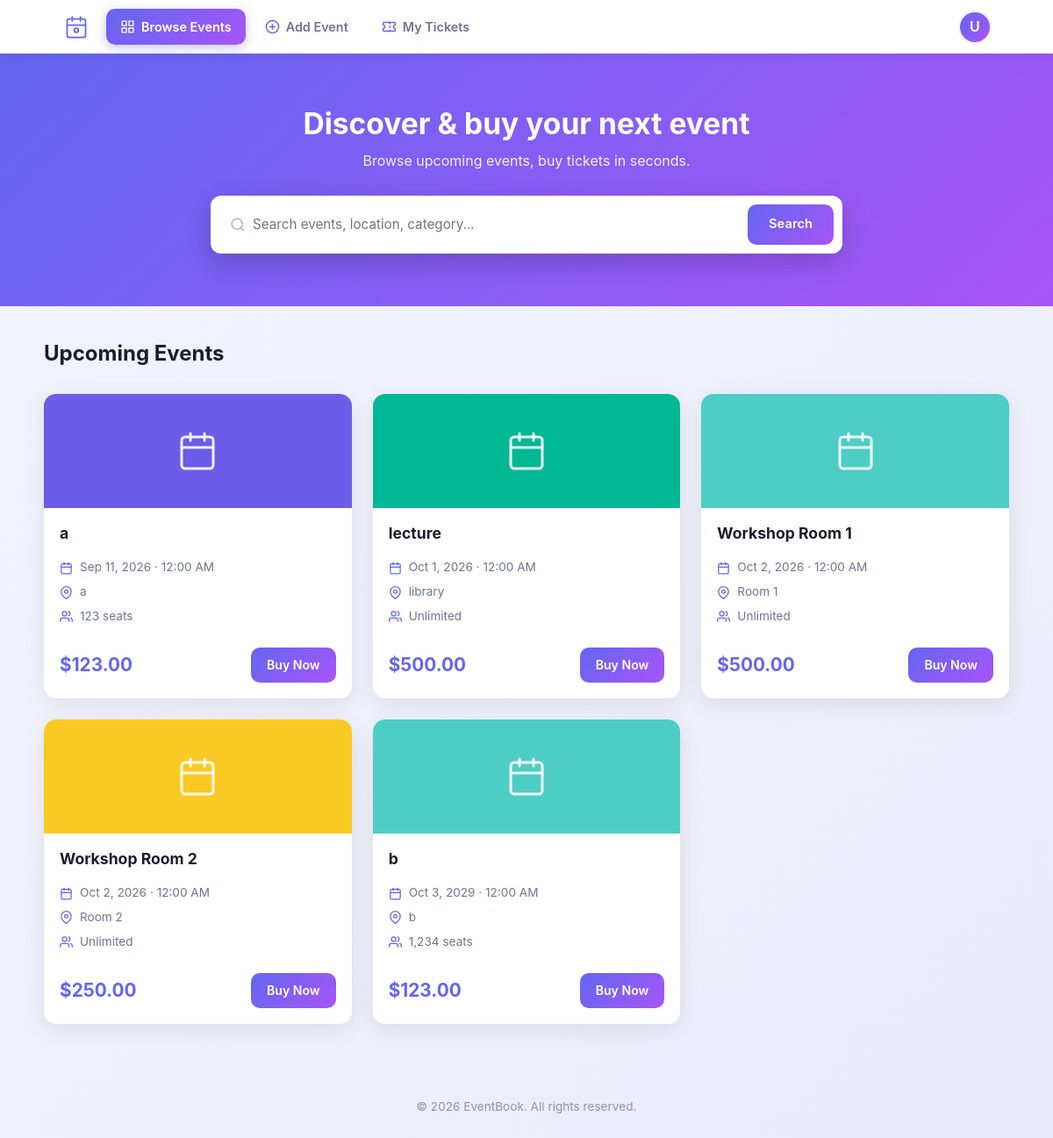
/index.php/event, run on the app's committed database.
### tables this page shows
CREATE TABLE `events`  (
  `event_id` int NOT NULL AUTO_INCREMENT,
  `event_name` varchar(255) NOT NULL,
  `event_location` varchar(255) NOT NULL,
  `event_start_date` datetime NOT NULL,
  `event_end_date` datetime NULL DEFAULT NULL,
  `event_amount` int NOT NULL DEFAULT 0,
  `event_required` int NULL DEFAULT NULL,
  `event_description` text NULL,
  PRIMARY KEY (`event_id`) USING BTREE
);

### application/core/MY_Controller.php (called while the page is built, shortened)
<?php
class MY_Controller extends CI_Controller {
	protected $global = array();
	public function __construct()
	{
		$this->load->library('session');
		$this->global = array(
			'isNavbar'  => FALSE,
			'isFooter'  => FALSE,
			'pageTitle' => 'EventBook',
			'bodyClass' => '',
			'activeNav' => 'browse'
		);
	}
	protected function _render($view, $data = array())
	{
		$data = $data + $this->_session_user_data();
		$data['pageTitle']  = isset($data['pageTitle'])  ? $data['pageTitle']  : 'EventBook';
		$data['isNavbar']   = isset($data['isNavbar'])   ? $data['isNavbar']   : FALSE;
		$data['bodyClass']  = isset($data['bodyClass'])  ? $data['bodyClass']  : '';
		$data['activeNav']  = isset($data['activeNav'])  ? $data['activeNav']  : 'browse';
		$data['initial']    = isset($data['initial'])    ? $data['initial']    : 'U';
		$data['userName']   = isset($data['userName'])   ? $data['userName']   : 'User';
		$data['userEmail']  = isset($data['userEmail'])  ? $data['userEmail']  : '';
		$data['userRole']   = isset($data['userRole'])   ? $data['userRole']   : 0;
		$this->load->view('includes/header', $this->global + $data);
		$this->load->view($view, $data);
		$this->load->view('includes/footer', $this->global + $data);
	}
	protected function _session_user_data($user = NULL)
	{
		if ($user !== NULL) {
			$firstName = $user->first_name;
			$lastName  = $user->last_name;
			$email     = $user->email;
			$phone     = $user->phone;
		} else {
			$firstName = $this->session->userdata('first_name') ?: '';
			$lastName  = $this->session->userdata('last_name') ?: '';
			$email     = $this->session->userdata('email') ?: '';
			$phone     = $this->session->userdata('phone') ?: '';
		}
		$userName = $firstName ?: ($email ?: 'User');
		$role = (int) $this->session->userdata('r_id');
		return array(
			'userName'        => $userName,
			'initial'         => strtoupper(mb_substr($userName, 0, 1)),
			'firstName'       => $firstName,
			'lastName'        => $lastName,
			'userEmail'       => $email,
			'userPhone'       => $phone,
			'userRole'        => $role,
			'userPhoto'       => $this->session->userdata('photo') ?: '',
			'userInstitution' => $this->session->userdata('institution') ?: ''
		);
	}
}

### application/controllers/Event.php (called while the page is built, shortened)
<?php
class Event extends MY_Controller {
	public function index()
	{
		$palette = array('#ff6b6b', '#4ecdc4', '#f9ca24', '#6c5ce7', '#00b894', '#fd79a8');
		$events = array();
		foreach ($this->Event_model->get_events() as $row) {
			$price = $row['event_price'] !== NULL ? $row['event_price'] : 0;
			$events[] = array(
				'id'       => $row['event_id'],
				'title'    => $row['event_name'],
				'date'     => date('M j, Y', strtotime($row['event_start_date'])),
				'time'     => date('g:i A', strtotime($row['event_start_date'])),
				'location' => $row['event_location'],
				'price'    => $price,
				'capacity' => $row['event_amount'] > 0 ? number_format(intval($row['event_amount'])) : 'Unlimited',
				'color'    => $palette[array_rand($palette)]
			);
		}
		$data = array(
			'events' => $events,
			'pageScripts' => array(
				'<script>console.log(\'events pulled:\', ' . json_encode($events, JSON_UNESCAPED_UNICODE | JSON_UNESCAPED_SLASHES) . ');</script>'
			)
		);
		$this->_render('home/index', $data);
	}
}

### index.php (called while the page is built, shortened)
<?php
require_once BASEPATH.'core/CodeIgniter.php';

### application/models/Event_model.php (called while the page is built, shortened)
<?php
class Event_model extends CI_Model {
	public function get_events()
	{
		$this->db->select('e.event_id, e.event_name, e.event_location, e.event_start_date, e.event_end_date, e.event_amount, e.event_required, e.event_description, MIN(CASE WHEN t.role_id = 1 OR t.role_id IS NULL THEN t.ticket_price END) AS event_price', FALSE);
		$this->db->from('events AS e');
		$this->db->join('tickets AS t', 't.event_id = e.event_id', 'left');
		$this->db->group_by('e.event_id');
		$this->db->order_by('e.event_start_date', 'ASC');
		$query = $this->db->get();
		return $query->result_array();
	}
}

### application/views/home/index.php (the view, shortened to what this page needs)
<header class="home-hero">
    <div class="home-hero-inner">
        <h1>Discover & buy your next event</h1>
        <p>Browse upcoming events, buy tickets in seconds.</p>
        <form id="searchForm" class="home-search" onsubmit="return false;">
            <div class="search-field">
                <svg xmlns="http://www.w3.org/2000/svg" width="18" height="18" viewBox="0 0 24 24" fill="none" stroke="currentColor" stroke-width="2" stroke-linecap="round" stroke-linejoin="round" class="search-icon">
                    <circle cx="11" cy="11" r="8"></circle>
                    <line x1="21" y1="21" x2="16.65" y2="16.65"></line>
                </svg>
                <input type="text" id="searchInput" placeholder="Search events, location, category...">
            </div>
            <button type="button" class="btn-login home-btn-search" id="btnSearch">Search</button>
        </form>
    </div>
</header>
<main class="home-main" id="events">
    <div class="home-main-inner">
        <div class="section-head">
            <h2>Upcoming Events</h2>
        </div>
        <div class="events-grid" id="eventsGrid">
            <?php foreach ($events as $event): ?>
                <article class="event-card"
                     data-title="<?php echo $event['title']; ?>"
                     data-location="<?php echo $event['location']; ?>">
                    <div class="event-card-banner" style="background: <?php echo $event['color']; ?>;">
                        <svg xmlns="http://www.w3.org/2000/svg" width="48" height="48" viewBox="0 0 24 24" fill="none" stroke="currentColor" stroke-width="1.5" stroke-linecap="round" stroke-linejoin="round" class="event-banner-icon">
                            <path d="M8 2v4M16 2v4M3 10h18"></path>
                            <rect x="3" y="4" width="18" height="18" rx="2" ry="2"></rect>
                        </svg>
                    </div>
                    <div class="event-card-body">
                        <h3 class="event-title"><?php echo $event['title']; ?></h3>
                        <ul class="event-meta">
                            <li>
                                <?php echo $event['date'] . ' &middot; ' . $event['time']; ?>
                            </li>
                            <li>
                                <svg xmlns="http://www.w3.org/2000/svg" width="15" height="15" viewBox="0 0 24 24" fill="none" stroke="currentColor" stroke-width="2" stroke-linecap="round" stroke-linejoin="round"><path d="M21 10c0 7-9 13-9 13s-9-6-9-13a9 9 0 0 1 18 0z"></path><circle cx="12" cy="10" r="3"></circle></svg>
                                <?php echo $event['location']; ?>
                            </li>
                            <li>
                                <?php echo $event['capacity']; ?><?php echo ($event['capacity'] !== 'Unlimited') ? ' seats' : ''; ?>
                            </li>
                        </ul>
                        <div class="event-card-footer">
                            <span class="event-price">$<?php echo number_format($event['price'], 2); ?></span>
                            <button type="button" class="btn-login event-book-btn"
                                    data-id="<?php echo $event['id']; ?>"
                                    data-title="<?php echo $event['title']; ?>"
                                    data-date="<?php echo $event['date']; ?>"
                                    data-time="<?php echo $event['time']; ?>"
                                    data-location="<?php echo $event['location']; ?>"
                                    data-price="<?php echo $event['price']; ?>">Buy Now</button>
                        </div>
                    </div>
                </article>
            <?php endforeach; ?>
        </div>
    </div>
</main>

### application/views/includes/header.php (shortened to what this page needs)
<!DOCTYPE html>
<html lang="en">
<head>
    <link rel="stylesheet" href="<?php echo base_url('assets/css/bootstrap/bootstrap.min.css'); ?>">
    <link rel="stylesheet" href="<?php echo base_url('assets/css/styles.css'); ?>">
</head>
<body class="<?php echo $bodyClass; ?>">
    <?php if ($isNavbar): ?>
    <nav class="home-navbar">
        <div class="home-navbar-inner">
            <button type="button" class="home-menu-toggle" id="menuToggle" aria-label="Toggle menu" aria-expanded="false">
            </button>
            <div class="home-nav-links" id="homeNavLinks">
                <a href="<?php echo ($activeNav === 'browse') ? '#events' : base_url('event#events'); ?>" class="nav-link<?php echo ($activeNav === 'browse') ? ' active' : ''; ?>">
                    Browse Events
                </a>
                <?php if ($userRole === 0 || $userRole === 4): ?>
                <a href="<?php echo base_url('event/add_event'); ?>" class="nav-link<?php echo ($activeNav === 'add') ? ' active' : ''; ?>">
                    <svg xmlns="http://www.w3.org/2000/svg" width="17" height="17" viewBox="0 0 24 24" fill="none" stroke="currentColor" stroke-width="2" stroke-linecap="round" stroke-linejoin="round"><circle cx="12" cy="12" r="10"></circle><line x1="12" y1="8" x2="12" y2="16"></line><line x1="8" y1="12" x2="16" y2="12"></line></svg>
                    Add Event
                </a>
                <?php endif; ?>
                <a href="<?php echo base_url('buying/my_tickets'); ?>" class="nav-link<?php echo ($activeNav === 'tickets') ? ' active' : ''; ?>">
                    <?php echo ($userRole === 4) ? 'All Tickets' : 'My Tickets'; ?>
                </a>
            </div>
            <div class="user-menu">
                <button type="button" class="user-avatar" id="userAvatarBtn"><?php echo $initial; ?></button>
            </div>
        </div>
    </nav>
    <?php endif; ?>

### application/views/includes/footer.php (shortened to what this page needs)
<?php
$isFooter    = isset($isFooter)    ? $isFooter    : FALSE;
?>
    <?php if ($isFooter): ?>
    <footer class="home-footer">
        <p>&copy; 2026 EventBook. All rights reserved.</p>
    </footer>
    <?php endif; ?>
</body>
</html>

### data on the page
events: title "a", date "Sep 11, 2026", time "12:00 AM", location "a", event_amount "123", shows "seats", price "123.00"
events: event_name "lecture", date "Oct 1, 2026", time "12:00 AM", event_location "library", capacity "Unlimited", price "500.00"
events: event_name "Workshop Room 1", date "Oct 2, 2026", time "12:00 AM", event_location "Room 1", capacity "Unlimited", price "500.00"
events: event_name "Workshop Room 2", date "Oct 2, 2026", time "12:00 AM", event_location "Room 2", capacity "Unlimited", price "250.00"
events: event_name "b", date "Oct 3, 2029", time "12:00 AM", event_location "b", capacity "1,234", shows "seats", price "123.00"

### other printed values
$initial "U"
